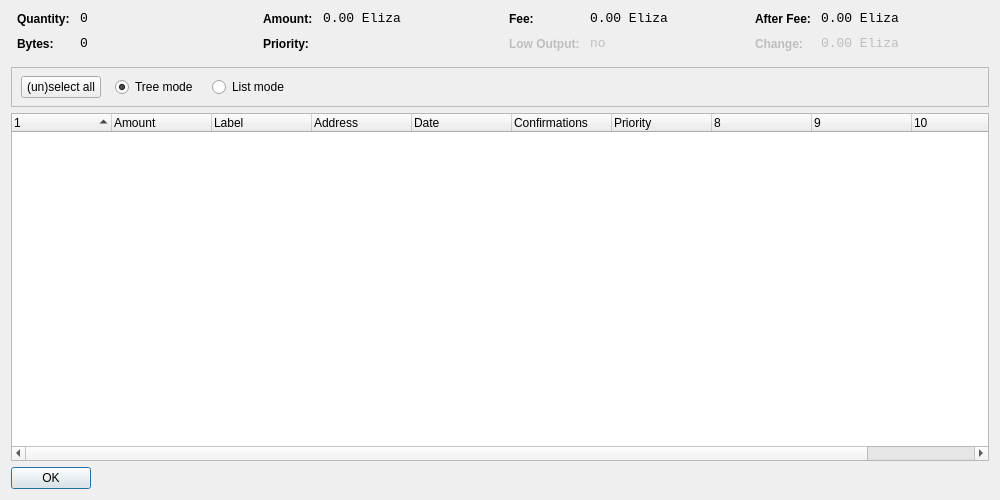
<?xml version="1.0" encoding="UTF-8"?>
<ui version="4.0">
 <class>CoinControlDialog</class>
 <widget class="QDialog" name="CoinControlDialog">
  <property name="geometry">
   <rect>
    <x>0</x>
    <y>0</y>
    <width>1000</width>
    <height>500</height>
   </rect>
  </property>
  <property name="windowTitle">
   <string>Coin Control</string>
  </property>
  <layout class="QVBoxLayout" name="verticalLayout">
   <item>
    <layout class="QHBoxLayout" name="horizontalLayoutTop" stretch="0,0,0,0">
     <property name="topMargin">
      <number>0</number>
     </property>
     <property name="bottomMargin">
      <number>10</number>
     </property>
     <item>
      <layout class="QFormLayout" name="formLayoutCoinControl1">
       <property name="horizontalSpacing">
        <number>10</number>
       </property>
       <property name="verticalSpacing">
        <number>10</number>
       </property>
       <property name="leftMargin">
        <number>6</number>
       </property>
       <property name="rightMargin">
        <number>6</number>
       </property>
       <item row="0" column="0">
        <widget class="QLabel" name="labelCoinControlQuantityText">
         <property name="styleSheet">
          <string notr="true">font-weight:bold;</string>
         </property>
         <property name="text">
          <string>Quantity:</string>
         </property>
        </widget>
       </item>
       <item row="0" column="1">
        <widget class="QLabel" name="labelCoinControlQuantity">
         <property name="font">
          <font>
           <family>Monospace</family>
           <pointsize>10</pointsize>
          </font>
         </property>
         <property name="cursor">
          <cursorShape>IBeamCursor</cursorShape>
         </property>
         <property name="contextMenuPolicy">
          <enum>Qt::ActionsContextMenu</enum>
         </property>
         <property name="text">
          <string>0</string>
         </property>
         <property name="textInteractionFlags">
          <set>Qt::LinksAccessibleByMouse|Qt::TextSelectableByKeyboard|Qt::TextSelectableByMouse</set>
         </property>
        </widget>
       </item>
       <item row="1" column="0">
        <widget class="QLabel" name="labelCoinControlBytesText">
         <property name="styleSheet">
          <string notr="true">font-weight:bold;</string>
         </property>
         <property name="text">
          <string>Bytes:</string>
         </property>
        </widget>
       </item>
       <item row="1" column="1">
        <widget class="QLabel" name="labelCoinControlBytes">
         <property name="font">
          <font>
           <family>Monospace</family>
           <pointsize>10</pointsize>
          </font>
         </property>
         <property name="cursor">
          <cursorShape>IBeamCursor</cursorShape>
         </property>
         <property name="contextMenuPolicy">
          <enum>Qt::ActionsContextMenu</enum>
         </property>
         <property name="text">
          <string>0</string>
         </property>
         <property name="textInteractionFlags">
          <set>Qt::LinksAccessibleByMouse|Qt::TextSelectableByKeyboard|Qt::TextSelectableByMouse</set>
         </property>
        </widget>
       </item>
      </layout>
     </item>
     <item>
      <layout class="QFormLayout" name="formLayoutCoinControl2">
       <property name="horizontalSpacing">
        <number>10</number>
       </property>
       <property name="verticalSpacing">
        <number>10</number>
       </property>
       <property name="leftMargin">
        <number>6</number>
       </property>
       <property name="rightMargin">
        <number>6</number>
       </property>
       <item row="0" column="0">
        <widget class="QLabel" name="labelCoinControlAmountText">
         <property name="styleSheet">
          <string notr="true">font-weight:bold;</string>
         </property>
         <property name="text">
          <string>Amount:</string>
         </property>
        </widget>
       </item>
       <item row="0" column="1">
        <widget class="QLabel" name="labelCoinControlAmount">
         <property name="font">
          <font>
           <family>Monospace</family>
           <pointsize>10</pointsize>
          </font>
         </property>
         <property name="cursor">
          <cursorShape>IBeamCursor</cursorShape>
         </property>
         <property name="contextMenuPolicy">
          <enum>Qt::ActionsContextMenu</enum>
         </property>
         <property name="text">
          <string>0.00 Eliza</string>
         </property>
         <property name="textInteractionFlags">
          <set>Qt::LinksAccessibleByMouse|Qt::TextSelectableByKeyboard|Qt::TextSelectableByMouse</set>
         </property>
        </widget>
       </item>
       <item row="1" column="0">
        <widget class="QLabel" name="labelCoinControlPriorityText">
         <property name="styleSheet">
          <string notr="true">font-weight:bold;</string>
         </property>
         <property name="text">
          <string>Priority:</string>
         </property>
        </widget>
       </item>
       <item row="1" column="1">
        <widget class="QLabel" name="labelCoinControlPriority">
         <property name="font">
          <font>
           <family>Monospace</family>
           <pointsize>10</pointsize>
          </font>
         </property>
         <property name="cursor">
          <cursorShape>IBeamCursor</cursorShape>
         </property>
         <property name="contextMenuPolicy">
          <enum>Qt::ActionsContextMenu</enum>
         </property>
         <property name="text">
          <string/>
         </property>
         <property name="textInteractionFlags">
          <set>Qt::LinksAccessibleByMouse|Qt::TextSelectableByKeyboard|Qt::TextSelectableByMouse</set>
         </property>
        </widget>
       </item>
      </layout>
     </item>
     <item>
      <layout class="QFormLayout" name="formLayoutCoinControl3">
       <property name="horizontalSpacing">
        <number>10</number>
       </property>
       <property name="verticalSpacing">
        <number>10</number>
       </property>
       <property name="leftMargin">
        <number>6</number>
       </property>
       <property name="rightMargin">
        <number>6</number>
       </property>
       <item row="0" column="0">
        <widget class="QLabel" name="labelCoinControlFeeText">
         <property name="styleSheet">
          <string notr="true">font-weight:bold;</string>
         </property>
         <property name="text">
          <string>Fee:</string>
         </property>
        </widget>
       </item>
       <item row="0" column="1">
        <widget class="QLabel" name="labelCoinControlFee">
         <property name="font">
          <font>
           <family>Monospace</family>
           <pointsize>10</pointsize>
          </font>
         </property>
         <property name="cursor">
          <cursorShape>IBeamCursor</cursorShape>
         </property>
         <property name="contextMenuPolicy">
          <enum>Qt::ActionsContextMenu</enum>
         </property>
         <property name="text">
          <string>0.00 Eliza</string>
         </property>
         <property name="textInteractionFlags">
          <set>Qt::LinksAccessibleByMouse|Qt::TextSelectableByKeyboard|Qt::TextSelectableByMouse</set>
         </property>
        </widget>
       </item>
       <item row="1" column="0">
        <widget class="QLabel" name="labelCoinControlLowOutputText">
         <property name="enabled">
          <bool>false</bool>
         </property>
         <property name="styleSheet">
          <string notr="true">font-weight:bold;</string>
         </property>
         <property name="text">
          <string>Low Output:</string>
         </property>
        </widget>
       </item>
       <item row="1" column="1">
        <widget class="QLabel" name="labelCoinControlLowOutput">
         <property name="enabled">
          <bool>false</bool>
         </property>
         <property name="font">
          <font>
           <family>Monospace</family>
           <pointsize>10</pointsize>
          </font>
         </property>
         <property name="cursor">
          <cursorShape>IBeamCursor</cursorShape>
         </property>
         <property name="contextMenuPolicy">
          <enum>Qt::ActionsContextMenu</enum>
         </property>
         <property name="text">
          <string>no</string>
         </property>
         <property name="textInteractionFlags">
          <set>Qt::LinksAccessibleByMouse|Qt::TextSelectableByKeyboard|Qt::TextSelectableByMouse</set>
         </property>
        </widget>
       </item>
      </layout>
     </item>
     <item>
      <layout class="QFormLayout" name="formLayoutCoinControl4">
       <property name="horizontalSpacing">
        <number>10</number>
       </property>
       <property name="verticalSpacing">
        <number>10</number>
       </property>
       <property name="leftMargin">
        <number>6</number>
       </property>
       <property name="rightMargin">
        <number>6</number>
       </property>
       <item row="0" column="0">
        <widget class="QLabel" name="labelCoinControlAfterFeeText">
         <property name="styleSheet">
          <string notr="true">font-weight:bold;</string>
         </property>
         <property name="text">
          <string>After Fee:</string>
         </property>
        </widget>
       </item>
       <item row="0" column="1">
        <widget class="QLabel" name="labelCoinControlAfterFee">
         <property name="font">
          <font>
           <family>Monospace</family>
           <pointsize>10</pointsize>
          </font>
         </property>
         <property name="cursor">
          <cursorShape>IBeamCursor</cursorShape>
         </property>
         <property name="contextMenuPolicy">
          <enum>Qt::ActionsContextMenu</enum>
         </property>
         <property name="text">
          <string>0.00 Eliza</string>
         </property>
         <property name="textInteractionFlags">
          <set>Qt::LinksAccessibleByMouse|Qt::TextSelectableByKeyboard|Qt::TextSelectableByMouse</set>
         </property>
        </widget>
       </item>
       <item row="1" column="0">
        <widget class="QLabel" name="labelCoinControlChangeText">
         <property name="enabled">
          <bool>false</bool>
         </property>
         <property name="styleSheet">
          <string notr="true">font-weight:bold;</string>
         </property>
         <property name="text">
          <string>Change:</string>
         </property>
        </widget>
       </item>
       <item row="1" column="1">
        <widget class="QLabel" name="labelCoinControlChange">
         <property name="enabled">
          <bool>false</bool>
         </property>
         <property name="font">
          <font>
           <family>Monospace</family>
           <pointsize>10</pointsize>
          </font>
         </property>
         <property name="cursor">
          <cursorShape>IBeamCursor</cursorShape>
         </property>
         <property name="contextMenuPolicy">
          <enum>Qt::ActionsContextMenu</enum>
         </property>
         <property name="text">
          <string>0.00 Eliza</string>
         </property>
         <property name="textInteractionFlags">
          <set>Qt::LinksAccessibleByMouse|Qt::TextSelectableByKeyboard|Qt::TextSelectableByMouse</set>
         </property>
        </widget>
       </item>
      </layout>
     </item>
    </layout>
   </item>
   <item>
    <widget class="QFrame" name="frame">
     <property name="minimumSize">
      <size>
       <width>0</width>
       <height>40</height>
      </size>
     </property>
     <property name="frameShape">
      <enum>QFrame::StyledPanel</enum>
     </property>
     <property name="frameShadow">
      <enum>QFrame::Sunken</enum>
     </property>
     <widget class="QWidget" name="horizontalLayoutWidget">
      <property name="geometry">
       <rect>
        <x>10</x>
        <y>0</y>
        <width>781</width>
        <height>41</height>
       </rect>
      </property>
      <layout class="QHBoxLayout" name="horizontalLayoutPanel" stretch="0,0,0,0,0">
       <property name="spacing">
        <number>14</number>
       </property>
       <item>
        <widget class="QPushButton" name="pushButtonSelectAll">
         <property name="sizePolicy">
          <sizepolicy hsizetype="Maximum" vsizetype="Fixed">
           <horstretch>0</horstretch>
           <verstretch>0</verstretch>
          </sizepolicy>
         </property>
         <property name="text">
          <string>(un)select all</string>
         </property>
        </widget>
       </item>
       <item>
        <widget class="QRadioButton" name="radioTreeMode">
         <property name="sizePolicy">
          <sizepolicy hsizetype="Maximum" vsizetype="Fixed">
           <horstretch>0</horstretch>
           <verstretch>0</verstretch>
          </sizepolicy>
         </property>
         <property name="text">
          <string>Tree mode</string>
         </property>
         <property name="checked">
          <bool>true</bool>
         </property>
        </widget>
       </item>
       <item>
        <widget class="QRadioButton" name="radioListMode">
         <property name="sizePolicy">
          <sizepolicy hsizetype="Maximum" vsizetype="Fixed">
           <horstretch>0</horstretch>
           <verstretch>0</verstretch>
          </sizepolicy>
         </property>
         <property name="text">
          <string>List mode</string>
         </property>
        </widget>
       </item>
<!--       <item>
        <widget class="QLabel" name="labelLocked">
         <property name="text">
          <string>(1 locked)</string>
         </property>
        </widget>
       </item>
-->
       <item>
        <spacer name="horizontalSpacer">
         <property name="orientation">
          <enum>Qt::Horizontal</enum>
         </property>
         <property name="sizeHint" stdset="0">
          <size>
           <width>40</width>
           <height>20</height>
          </size>
         </property>
        </spacer>
       </item>
      </layout>
     </widget>
    </widget>
   </item>
   <item>
    <widget class="CoinControlTreeWidget" name="treeWidget">
     <property name="contextMenuPolicy">
      <enum>Qt::CustomContextMenu</enum>
     </property>
     <property name="sortingEnabled">
      <bool>false</bool>
     </property>
     <property name="columnCount">
      <number>11</number>
     </property>
     <attribute name="headerShowSortIndicator" stdset="0">
      <bool>true</bool>
     </attribute>
     <attribute name="headerStretchLastSection">
      <bool>false</bool>
     </attribute>
     <column>
      <property name="text">
       <string/>
      </property>
     </column>
     <column>
      <property name="text">
       <string>Amount</string>
      </property>
     </column>
     <column>
      <property name="text">
       <string notr="true">Label</string>
      </property>
     </column>
     <column>
      <property name="text">
       <string>Address</string>
      </property>
     </column>
     <column>
      <property name="text">
       <string>Date</string>
      </property>
     </column>
     <column>
      <property name="text">
       <string>Confirmations</string>
      </property>
      <property name="toolTip">
       <string>Confirmed</string>
      </property>
     </column>
     <column>
      <property name="text">
       <string>Priority</string>
      </property>
     </column>
     <column>
      <property name="text">
       <string/>
      </property>
     </column>
     <column>
      <property name="text">
       <string/>
      </property>
     </column>
     <column>
      <property name="text">
       <string/>
      </property>
     </column>
     <column>
      <property name="text">
       <string/>
      </property>
     </column>
    </widget>
   </item>
   <item>
    <widget class="QDialogButtonBox" name="buttonBox">
     <property name="sizePolicy">
      <sizepolicy hsizetype="Maximum" vsizetype="Fixed">
       <horstretch>0</horstretch>
       <verstretch>0</verstretch>
      </sizepolicy>
     </property>
     <property name="orientation">
      <enum>Qt::Horizontal</enum>
     </property>
     <property name="standardButtons">
      <set>QDialogButtonBox::Ok</set>
     </property>
    </widget>
   </item>
  </layout>
 </widget>
 <customwidgets>
  <customwidget>
   <class>CoinControlTreeWidget</class>
   <extends>QTreeWidget</extends>
   <header>coincontroltreewidget.h</header>
  </customwidget>
 </customwidgets>
 <resources/>
 <connections/>
</ui>
